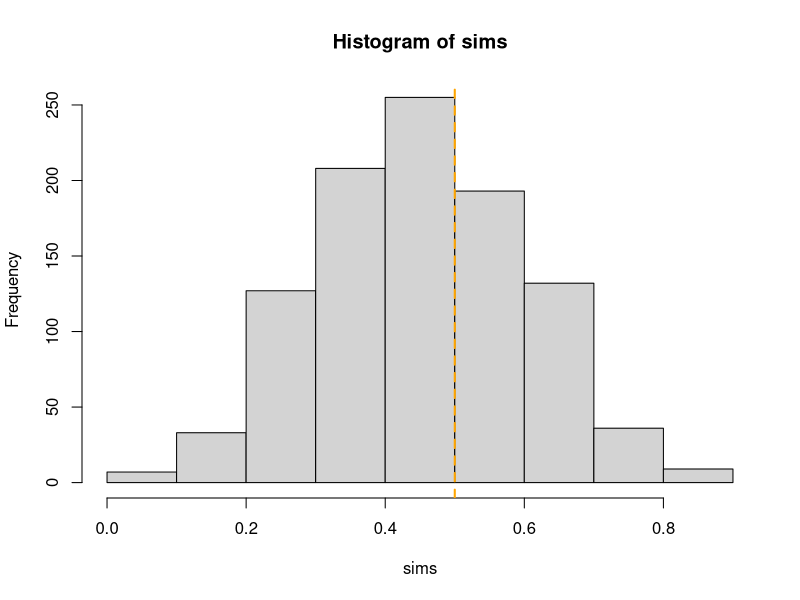

Write the R code that produced this figure.
# A simulation of craps.
# Not particularly interesting, but was useful to learn on R.
# Probably inelegant, but no need tol spiffy up.

sims = rep(0, 1000)
for (j in 1:1000) {		#Simulate 1,000 "tables" of craps ...

craps = rep(0, 10)
for (i in 1:10){       # ... each table playing 10 games.
game = 0
d = sample(1:6, 2, replace = T)
print(d)				# Come out throw.
if (sum(d) == 7 | sum(d) == 11) game = 1 else		# Is game won ...
{ if (sum(d) == 2 | sum(d) == 3 | sum(d) == 12)     # ... or lost on come out?
	game = 0 else {
point = sum(d)
r = sample(1:6, 2, replace = T)		# Subsequent throws, if required ...
print(r)
while (sum(r) != point & sum(r) != 7) {    # ... until game is won or lost.
r = sample(1:6, 2, replace = T)
print(r)
}
if (sum(r) == point) game = 1 else game = 0			# Is game won or lost?
}}
if (game == 1) print('win') else print('lost')		# Print outcome.

craps[i]= game
}
sims[j]=sum(craps)/10
}
hist(sims, breaks = 10)		# Plot distribution of percentage wins in 1,000 tables.
abline(v = 0.5, lty = 2, lwd = 2, col = 'orange')		# Is craps stacked against players?